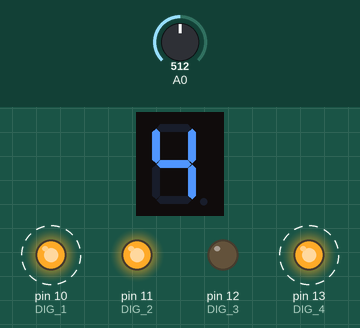
A sketch run on a simulated Arduino Uno, built with avr-gcc and run on an emulated ATmega328P. Shown: 1-digit seven-segment display, output pins drawn as LEDs (lit = HIGH). Wiring (inferred from the names in the program): 1-digit 7-segment display, segments lit when LOW: segments pin 2, pin 3, pin 4, pin 5, pin 6, pin 7, pin 8, pin 9. Dashed ring = blinking. Inputs (shaded band) come from the test bench; at power-on: A0 = 512. The segment pins are drawn as the display they are named for; pins used as bus, display or sensor lines are not drawn.

Above: at 0.83 s.
1.3 s: A0 set to 0
At 1.9 s:
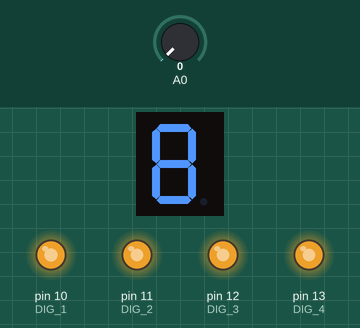
4.1 s: A0 set to 6
At 4.8 s:
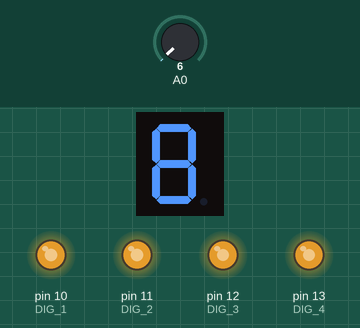
6.4 s: A0 set to 9
At 6.87 s:
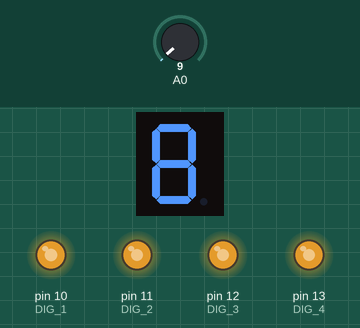
8.5 s: A0 set to 306
At 9.4 s:
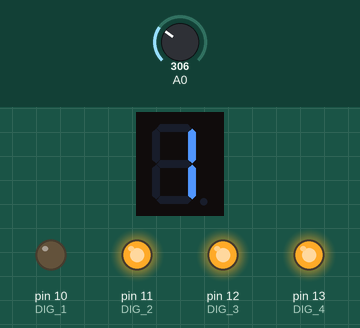
10.3 s: A0 set to 122
At 10.74 s:
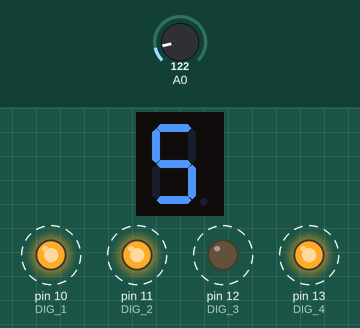
Timing chart, 0 to 12.8 s (numbered marks = the images above; inputs shaded):
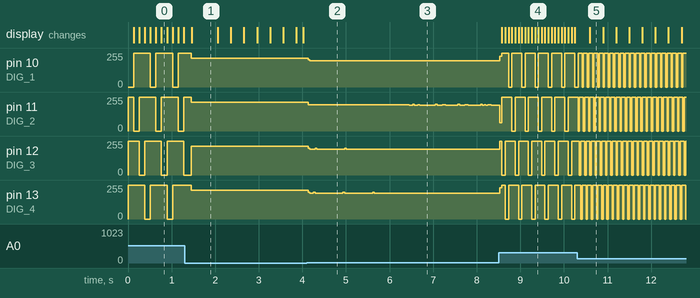

The sketch:

7segment_arduino_with_potentiometer.ino
```cpp
/*   Multiplexed 4 digit 7-segment display driver
 *
 *   A potentiometer is used to adjust digit update interval
 *   from 1 to 250 milliseconds
 *
 *   More information:
 *   https://www.onetransistor.eu/2018/12/drive-multiplexed-7segment-display.html
 *   https://www.onetransistor.eu/2018/12/wiring-of-4digit-7segment-display.html
 *   https://youtu.be/kiNet0rdaZU
 */


// invert these definitions for common cathode display
#define LED_ON    LOW
#define LED_OFF   HIGH

// adjust this if you wire display in a different way
#define SEG_A 2
#define SEG_B 3
#define SEG_C 4
#define SEG_D 5
#define SEG_E 6
#define SEG_F 7
#define SEG_G 8
#define SEG_P 9

#define DIG_1 10
#define DIG_2 11
#define DIG_3 12
#define DIG_4 13

char c_digit;
uint16_t number = 1240;
byte base = 10;

unsigned long lastRefresh = 0;
unsigned long numberIncTime = 0;
unsigned int interval;

void displayDigit(uint16_t digit, bool dp = false) {
  digit %= base;

  switch (digit) {
    case 0:
      digitalWrite(SEG_A, LED_ON);
      digitalWrite(SEG_B, LED_ON);
      digitalWrite(SEG_C, LED_ON);
      digitalWrite(SEG_D, LED_ON);
      digitalWrite(SEG_E, LED_ON);
      digitalWrite(SEG_F, LED_ON);
      digitalWrite(SEG_G, LED_OFF);
      break;
    case 1:
      digitalWrite(SEG_A, LED_OFF);
      digitalWrite(SEG_B, LED_ON);
      digitalWrite(SEG_C, LED_ON);
      digitalWrite(SEG_D, LED_OFF);
      digitalWrite(SEG_E, LED_OFF);
      digitalWrite(SEG_F, LED_OFF);
      digitalWrite(SEG_G, LED_OFF);
      break;
    case 2:
      digitalWrite(SEG_A, LED_ON);
      digitalWrite(SEG_B, LED_ON);
      digitalWrite(SEG_C, LED_OFF);
      digitalWrite(SEG_D, LED_ON);
      digitalWrite(SEG_E, LED_ON);
      digitalWrite(SEG_F, LED_OFF);
      digitalWrite(SEG_G, LED_ON);
      break;
    case 3:
      digitalWrite(SEG_A, LED_ON);
      digitalWrite(SEG_B, LED_ON);
      digitalWrite(SEG_C, LED_ON);
      digitalWrite(SEG_D, LED_ON);
      digitalWrite(SEG_E, LED_OFF);
      digitalWrite(SEG_F, LED_OFF);
      digitalWrite(SEG_G, LED_ON);
      break;
    case 4:
      digitalWrite(SEG_A, LED_OFF);
      digitalWrite(SEG_B, LED_ON);
      digitalWrite(SEG_C, LED_ON);
      digitalWrite(SEG_D, LED_OFF);
      digitalWrite(SEG_E, LED_OFF);
      digitalWrite(SEG_F, LED_ON);
      digitalWrite(SEG_G, LED_ON);
      break;
    case 5:
      digitalWrite(SEG_A, LED_ON);
      digitalWrite(SEG_B, LED_OFF);
      digitalWrite(SEG_C, LED_ON);
      digitalWrite(SEG_D, LED_ON);
      digitalWrite(SEG_E, LED_OFF);
      digitalWrite(SEG_F, LED_ON);
      digitalWrite(SEG_G, LED_ON);
      break;
    case 6:
      digitalWrite(SEG_A, LED_ON);
      digitalWrite(SEG_B, LED_OFF);
      digitalWrite(SEG_C, LED_ON);
      digitalWrite(SEG_D, LED_ON);
      digitalWrite(SEG_E, LED_ON);
      digitalWrite(SEG_F, LED_ON);
      digitalWrite(SEG_G, LED_ON);
      break;
    case 7:
      digitalWrite(SEG_A, LED_ON);
      digitalWrite(SEG_B, LED_ON);
      digitalWrite(SEG_C, LED_ON);
      digitalWrite(SEG_D, LED_OFF);
      digitalWrite(SEG_E, LED_OFF);
      digitalWrite(SEG_F, LED_OFF);
      digitalWrite(SEG_G, LED_OFF);
      break;
    case 8:
      digitalWrite(SEG_A, LED_ON);
      digitalWrite(SEG_B, LED_ON);
      digitalWrite(SEG_C, LED_ON);
      digitalWrite(SEG_D, LED_ON);
      digitalWrite(SEG_E, LED_ON);
      digitalWrite(SEG_F, LED_ON);
      digitalWrite(SEG_G, LED_ON);
      break;
    case 9:
      digitalWrite(SEG_A, LED_ON);
      digitalWrite(SEG_B, LED_ON);
      digitalWrite(SEG_C, LED_ON);
      digitalWrite(SEG_D, LED_ON);
      digitalWrite(SEG_E, LED_OFF);
      digitalWrite(SEG_F, LED_ON);
      digitalWrite(SEG_G, LED_ON);
      break;
    case 10: // hex digit A
      digitalWrite(SEG_A, LED_ON);
      digitalWrite(SEG_B, LED_ON);
      digitalWrite(SEG_C, LED_ON);
      digitalWrite(SEG_D, LED_OFF);
      digitalWrite(SEG_E, LED_ON);
      digitalWrite(SEG_F, LED_ON);
      digitalWrite(SEG_G, LED_ON);
      break;
    case 11: // hex digit B
      digitalWrite(SEG_A, LED_OFF);
      digitalWrite(SEG_B, LED_OFF);
      digitalWrite(SEG_C, LED_ON);
      digitalWrite(SEG_D, LED_ON);
      digitalWrite(SEG_E, LED_ON);
      digitalWrite(SEG_F, LED_ON);
      digitalWrite(SEG_G, LED_ON);
      break;
    case 12: // hex digit C
      digitalWrite(SEG_A, LED_ON);
      digitalWrite(SEG_B, LED_OFF);
      digitalWrite(SEG_C, LED_OFF);
      digitalWrite(SEG_D, LED_ON);
      digitalWrite(SEG_E, LED_ON);
      digitalWrite(SEG_F, LED_ON);
      digitalWrite(SEG_G, LED_OFF);
      break;
    case 13: // hex digit D
      digitalWrite(SEG_A, LED_OFF);
      digitalWrite(SEG_B, LED_ON);
      digitalWrite(SEG_C, LED_ON);
      digitalWrite(SEG_D, LED_ON);
      digitalWrite(SEG_E, LED_ON);
      digitalWrite(SEG_F, LED_OFF);
      digitalWrite(SEG_G, LED_ON);
      break;
    case 14: // hex digit E
      digitalWrite(SEG_A, LED_ON);
      digitalWrite(SEG_B, LED_OFF);
      digitalWrite(SEG_C, LED_OFF);
      digitalWrite(SEG_D, LED_ON);
      digitalWrite(SEG_E, LED_ON);
      digitalWrite(SEG_F, LED_ON);
      digitalWrite(SEG_G, LED_ON);
      break;
    case 15: // hex digit F
      digitalWrite(SEG_A, LED_ON);
      digitalWrite(SEG_B, LED_OFF);
      digitalWrite(SEG_C, LED_OFF);
      digitalWrite(SEG_D, LED_OFF);
      digitalWrite(SEG_E, LED_ON);
      digitalWrite(SEG_F, LED_ON);
      digitalWrite(SEG_G, LED_ON);
      break;
  }

  dp ? digitalWrite(SEG_P, LED_ON) : digitalWrite(SEG_P, LED_OFF);
}

void refreshDisplay() {
  switch (c_digit) {
    case 3:
      digitalWrite(DIG_1, LED_OFF);
      digitalWrite(DIG_2, LED_OFF);
      digitalWrite(DIG_3, LED_OFF);
      displayDigit(number);
      digitalWrite(DIG_4, LED_ON);
      break;
    case 2:
      digitalWrite(DIG_1, LED_OFF);
      digitalWrite(DIG_2, LED_OFF);
      digitalWrite(DIG_4, LED_OFF);
      displayDigit(number / base);
      digitalWrite(DIG_3, LED_ON);
      break;
    case 1:
      digitalWrite(DIG_1, LED_OFF);
      digitalWrite(DIG_3, LED_OFF);
      digitalWrite(DIG_4, LED_OFF);
      displayDigit(number / base / base);
      digitalWrite(DIG_2, LED_ON);
      break;
    case 0:
      digitalWrite(DIG_2, LED_OFF);
      digitalWrite(DIG_3, LED_OFF);
      digitalWrite(DIG_4, LED_OFF);
      displayDigit(number / base / base / base);
      digitalWrite(DIG_1, LED_ON);
      break;
  }

  c_digit++;
  if (c_digit == 4) c_digit = 0;
}

void setup() {
  pinMode(SEG_A, OUTPUT);
  pinMode(SEG_B, OUTPUT);
  pinMode(SEG_C, OUTPUT);
  pinMode(SEG_D, OUTPUT);
  pinMode(SEG_E, OUTPUT);
  pinMode(SEG_F, OUTPUT);
  pinMode(SEG_G, OUTPUT);
  pinMode(SEG_P, OUTPUT);

  pinMode(DIG_1, OUTPUT);
  pinMode(DIG_2, OUTPUT);
  pinMode(DIG_3, OUTPUT);
  pinMode(DIG_4, OUTPUT);

  pinMode(A0, INPUT);

}

void loop() {
  unsigned long current = millis();

  if (current >= lastRefresh + interval) {
    refreshDisplay();
    lastRefresh = current;

    interval = analogRead(A0);
    interval /= 4;
  }

  if (current >= numberIncTime + 1000) {
    number++;
    numberIncTime = current;
  }
}
```

Measured:
- after the input at 4.1 s, pin 10 (DIG_1): 216/255 → 197/255 at once; pin 11 (DIG_2): 215/255 → 198/255 at once; pin 12 (DIG_3): 214/255 → 194/255 at once; pin 13 (DIG_4): 214/255 → 193/255 at once
- after the input at 6.4 s, pin 12 (DIG_3): stops changing and stays 194/255; pin 13 (DIG_4): stops changing and stays 193/255
- after the input at 8.5 s, pin 12 (DIG_3): 194/255 → 255/255 at once, then repeats every 0.30 s: 0/255 0.08 s, 255/255 0.23 s; the display: first changes after 0.08 s (image 4 shows a later state)
- after the input at 10.3 s, pin 10 (DIG_1): alternates 255/255 for 0.09 s and 0/255 for 0.03 s, starting after 0.12 s; pin 11 (DIG_2), pin 12 (DIG_3): alternates 255/255 for 0.09 s and 0/255 for 0.03 s, starting after 0.06 s; pin 13 (DIG_4): alternates 255/255 for 0.09 s and 0/255 for 0.03 s, starting after 0.09 s
- what the display in image 1 shows lasts 0.6 s, from 1.5 s to 2.1 s
